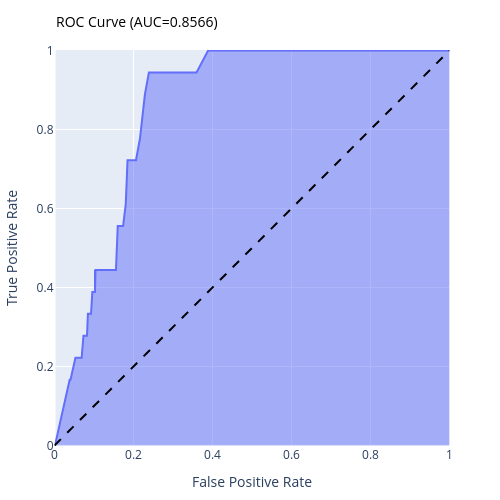

Notebook code cell kept with this figure:
### Code cell
import pandas as pd
import plotly.express as px
from sklearn.metrics import auc
import numpy as np
import os

# roc_data_set_df가 이미 로드되었다고 가정합니다.

# 1. 'feature_selector_idx'가 0인 데이터 필터링
filtered_df = roc_data_set_df[roc_data_set_df['feature_selector_idx'] == 0].copy()

# 2. 곡선 완성을 위해 (0,0)과 (1,1) 포인트 추가
filtered_df.loc[-1] = {'False positive rate': 0.0, 'True positive rate': 0.0, 'feature_selector_idx': 0}
filtered_df.loc[len(filtered_df)] = {'False positive rate': 1.0, 'True positive rate': 1.0, 'feature_selector_idx': 0}
filtered_df.sort_values(by='False positive rate', inplace=True)

# 3. AUC 값 계산
roc_auc = auc(filtered_df['False positive rate'], filtered_df['True positive rate'])
roc_auc = round(roc_auc, 4)

# 4. Plotly Express로 차트 생성
fig = px.area(
    filtered_df,
    x='False positive rate',
    y='True positive rate',
    labels={'False positive rate': 'False Positive Rate', 'True positive rate': 'True Positive Rate'}
)

# 랜덤 분류기(점선) 추가
fig.add_scatter(
    x=[0, 1],
    y=[0, 1],
    mode='lines',
    line=dict(dash='dash', color='black'),
    name='Random Classifier'
)

# 5. 레이아웃 및 AUC 주석 설정
fig.update_layout(
    xaxis_title='False Positive Rate',
    yaxis_title='True Positive Rate',
    xaxis=dict(range=[0, 1], constrain='domain'),
    yaxis=dict(range=[0, 1], scaleanchor='x', scaleratio=1),
    showlegend=False,
    width=500,
    height=500,
    margin=dict(l=50, r=50, t=50, b=50),
    title_x=0.5,
    annotations=[
        dict(
            xref='paper', 
            yref='paper',
            x=0,          
            y=1.1,        
            text=f'ROC Curve (AUC={roc_auc})',
            showarrow=False,
            font=dict(size=14, color='black'),
            align='left'
        )
    ]
)

# 6. 지정된 폴더에 이미지 저장
save_path = "data/result/select_feature/ROC_Curve.png"

# 폴더가 없는 경우 생성
os.makedirs(os.path.dirname(save_path), exist_ok=True)

# 이미지 파일로 저장
fig.write_image(save_path)

# VS Code에 차트 표시
fig.show()

print(f"ROC 차트가 {save_path}에 저장되었습니다.")

### Figure 1 — Plotly figure (JSON) as saved in the notebook; plotly's stock layout.template omitted (floating-point values rounded to 4 significant figures)
{"data": [{"fillpattern": {"shape": ""}, "hovertemplate": "False Positive Rate=%{x}<br>True Positive Rate=%{y}<extra></extra>", "legendgroup": "", "line": {"color": "#636efa"}, "marker": {"symbol": "circle"}, "mode": "lines", "name": "", "orientation": "v", "showlegend": false, "stackgroup": "1", "type": "scatter", "x": [0.0, 0.0, 0.0, 0.0, 0.0, 0.0, 0.0, 0.0, 0.0, 0.0, 0.0, 0.0, 0.0, 0.0, 0.0, 0.0, 0.001127, 0.001127, 0.001127, 0.03833, 0.03833, 0.04059, 0.05299, 0.05411, 0.06088, 0.06426, 0.06877, 0.07328, 0.08005, 0.0823, 0.08455, 0.08568, 0.08906, 0.09132, 0.09245, 0.09583, 0.09808, 0.09808, 0.09808, 0.1026, 0.1026, 0.1026, 0.1037, 0.1048, 0.1082, 0.1161, 0.1218, 0.124, 0.1274, 0.1353, 0.1477, 0.1511, 0.1556, 0.1601, 0.1646, 0.1657, 0.1702, 0.1736, 0.1804, 0.1849, 0.1883, 0.195, 0.2063, 0.2165, 0.2289, 0.239, 0.248, 0.2638, 0.2751, 0.2807, 0.2965, 0.2976, 0.3021, 0.3112, 0.336, 0.3495, 0.3596, 0.389, 0.9391, 0.9842, 0.9932, 0.9944, 0.9989, 1.0, 1.0, 1.0, 1.0, 1.0, 1.0, 1.0, 1.0, 1.0, 1.0, 1.0, 1.0, 1.0, 1.0, 1.0, 1.0, 1.0, 1.0, 1.0, 1.0], "xaxis": "x", "y": [0.0, 0.0, 0.0, 0.0, 0.0, 0.0, 0.0, 0.0, 0.0, 0.0, 0.0, 0.0, 0.0, 0.0, 0.0, 0.0, 0.0, 0.0, 0.0, 0.1667, 0.1667, 0.1667, 0.2222, 0.2222, 0.2222, 0.2222, 0.2222, 0.2778, 0.2778, 0.2778, 0.3333, 0.3333, 0.3333, 0.3333, 0.3333, 0.3889, 0.3889, 0.3889, 0.3889, 0.3889, 0.4444, 0.3889, 0.4444, 0.4444, 0.4444, 0.4444, 0.4444, 0.4444, 0.4444, 0.4444, 0.4444, 0.4444, 0.4444, 0.5556, 0.5556, 0.5556, 0.5556, 0.5556, 0.6111, 0.7222, 0.7222, 0.7222, 0.7222, 0.7778, 0.8889, 0.9444, 0.9444, 0.9444, 0.9444, 0.9444, 0.9444, 0.9444, 0.9444, 0.9444, 0.9444, 0.9444, 0.9444, 1.0, 1.0, 1.0, 1.0, 1.0, 1.0, 1.0, 1.0, 1.0, 1.0, 1.0, 1.0, 1.0, 1.0, 1.0, 1.0, 1.0, 1.0, 1.0, 1.0, 1.0, 1.0, 1.0, 1.0, 1.0, 1.0], "yaxis": "y"}, {"line": {"color": "black", "dash": "dash"}, "mode": "lines", "name": "Random Classifier", "type": "scatter", "x": [0, 1], "y": [0, 1]}], "layout": {"annotations": [{"align": "left", "font": {"color": "black", "size": 14}, "showarrow": false, "text": "ROC Curve (AUC=0.8566)", "x": 0, "xref": "paper", "y": 1.1, "yref": "paper"}], "height": 500, "legend": {"tracegroupgap": 0}, "margin": {"b": 50, "l": 50, "r": 50, "t": 50}, "showlegend": false, "title": {"x": 0.5}, "width": 500, "xaxis": {"anchor": "y", "constrain": "domain", "domain": [0, 1], "range": [0, 1], "title": {"text": "False Positive Rate"}}, "yaxis": {"anchor": "x", "domain": [0, 1], "range": [0, 1], "scaleanchor": "x", "scaleratio": 1, "title": {"text": "True Positive Rate"}}}}
